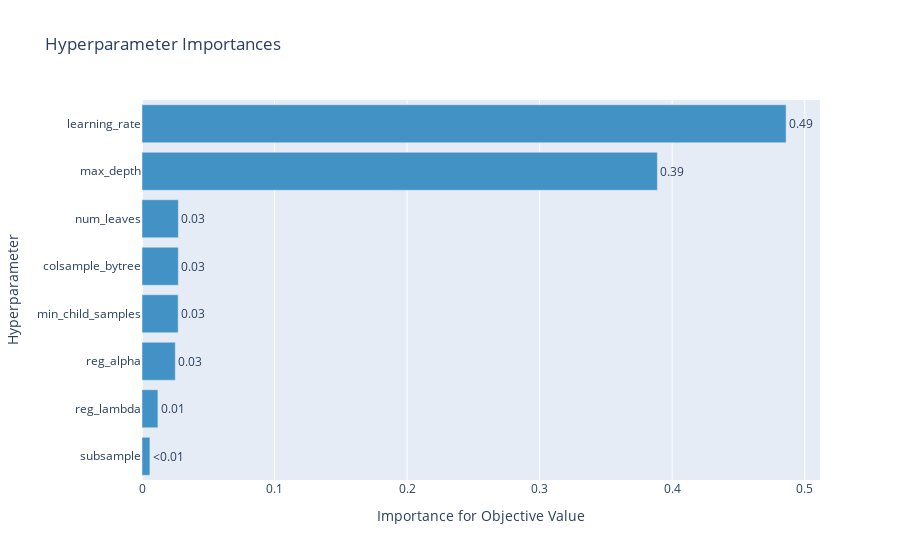

The cell this chart's notebook holds for it:
### Code cell
optuna.visualization.plot_param_importances(study)

### Figure 1 — Plotly figure (JSON) as saved in the notebook; plotly's stock layout.template omitted (floating-point values rounded to 4 significant figures)
{"data": [{"cliponaxis": false, "hovertemplate": ["subsample (FloatDistribution): 0.005968535523897005<extra></extra>", "reg_lambda (FloatDistribution): 0.012006645948315766<extra></extra>", "reg_alpha (FloatDistribution): 0.025129709564190597<extra></extra>", "min_child_samples (IntDistribution): 0.027287093246729194<extra></extra>", "colsample_bytree (FloatDistribution): 0.027401654464432147<extra></extra>", "num_leaves (IntDistribution): 0.027432807744924494<extra></extra>", "max_depth (IntDistribution): 0.38883111346357163<extra></extra>", "learning_rate (FloatDistribution): 0.4859424400439392<extra></extra>"], "marker": {"color": "rgb(66,146,198)"}, "orientation": "h", "text": ["<0.01", "0.01", "0.03", "0.03", "0.03", "0.03", "0.39", "0.49"], "textposition": "outside", "type": "bar", "x": [0.005969, 0.01201, 0.02513, 0.02729, 0.0274, 0.02743, 0.3888, 0.4859], "y": ["subsample", "reg_lambda", "reg_alpha", "min_child_samples", "colsample_bytree", "num_leaves", "max_depth", "learning_rate"]}], "layout": {"showlegend": false, "title": {"text": "Hyperparameter Importances"}, "xaxis": {"title": {"text": "Importance for Objective Value"}}, "yaxis": {"title": {"text": "Hyperparameter"}}}}
